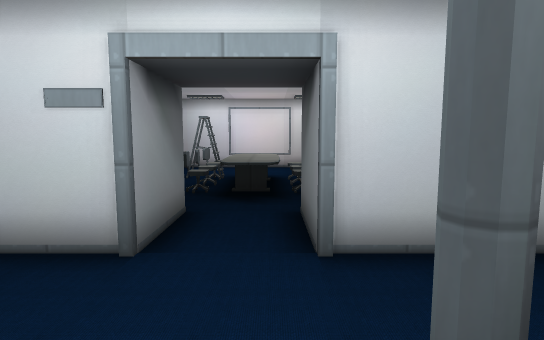
view 1 (above)

24 first-person views from a walk through a 3-D level made in the Godot game engine. The camera is 1.3 m above the floor, tilts 6° down and sees 80° across. The floor is counted in squares, 1 m on a side. Each view is taken from the middle of a square. On the plan, view 1 faces up. The plan holds only what a view shows up to about 14 squares ahead; the rest is blank. Some surface patterns are stand-ins.

view 2
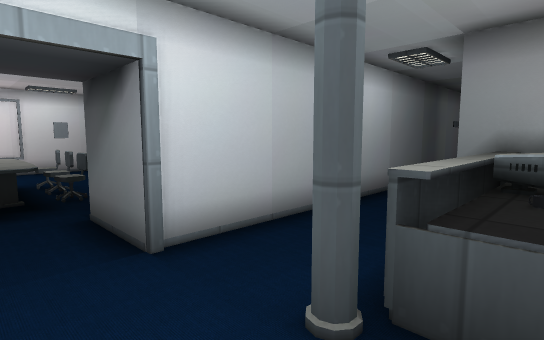

view 3
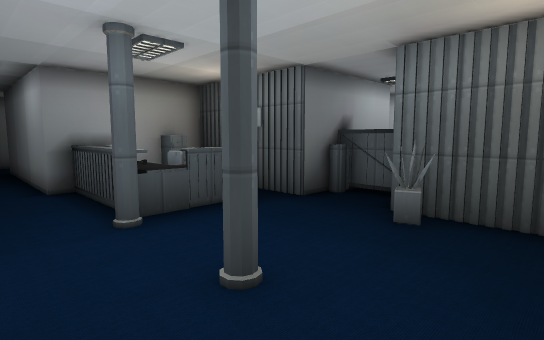

view 4
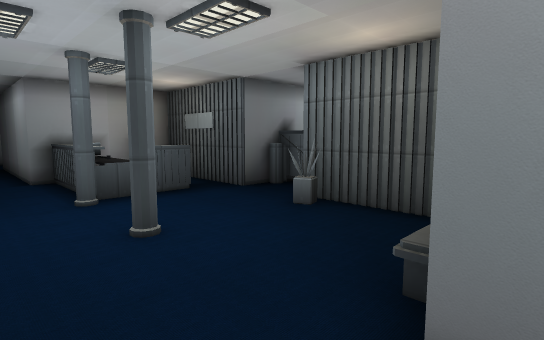

view 5
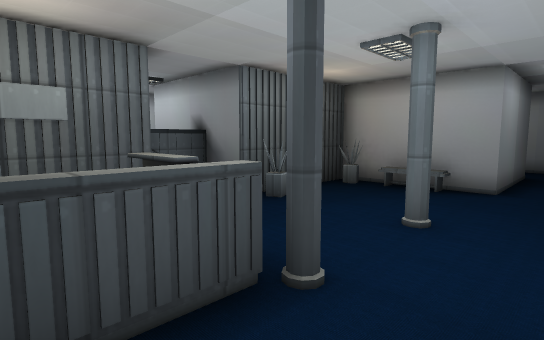

view 6
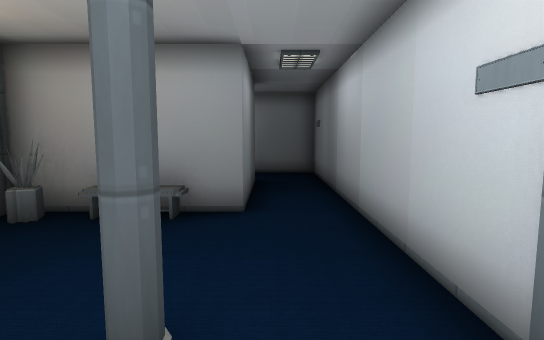

view 7
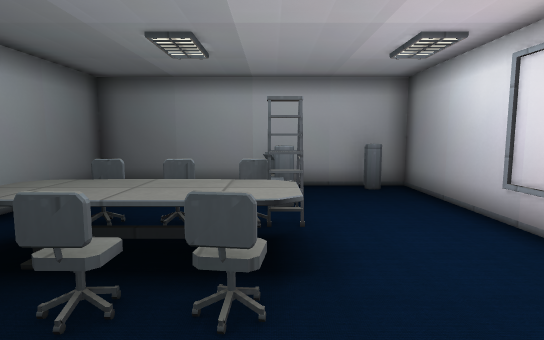

view 8
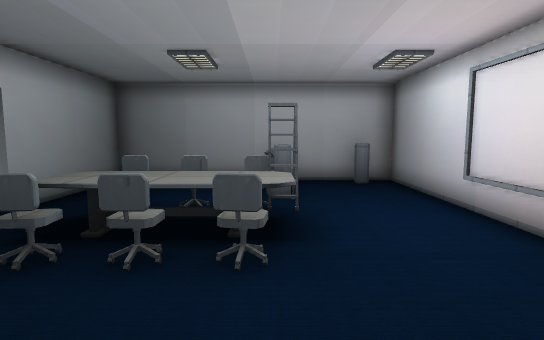

view 9
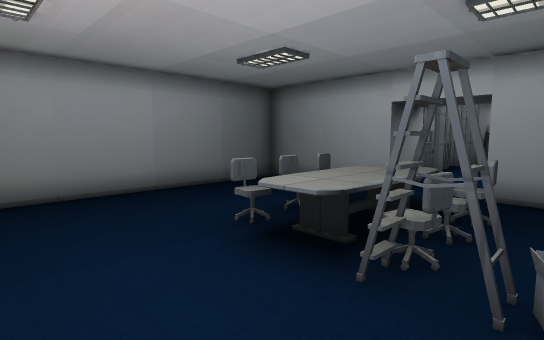

view 10
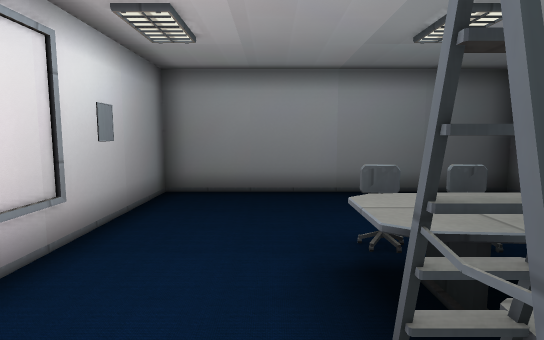

view 11
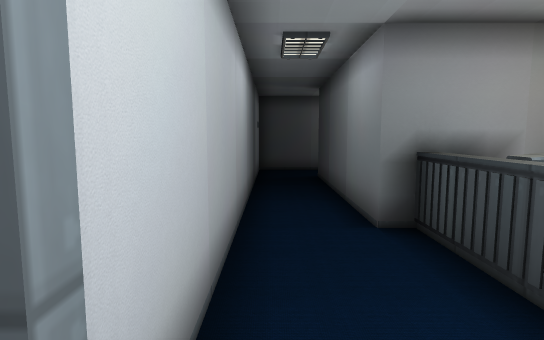

view 12
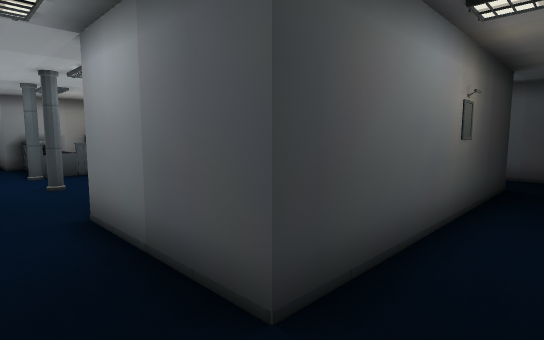

view 13
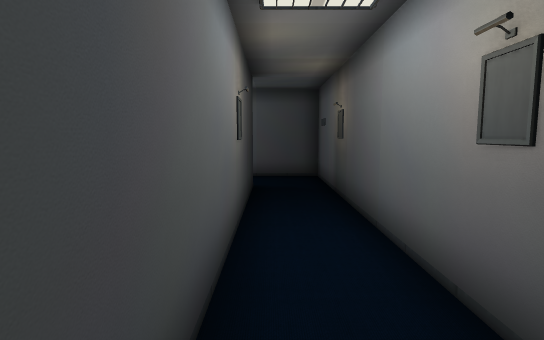

view 14
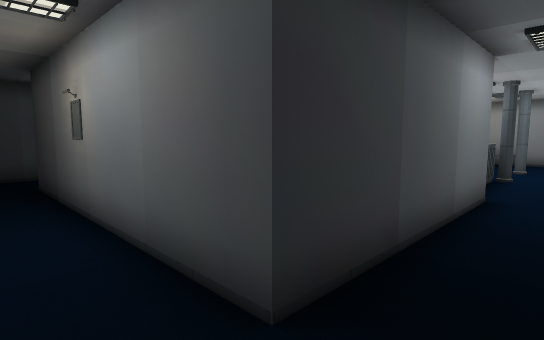

view 15
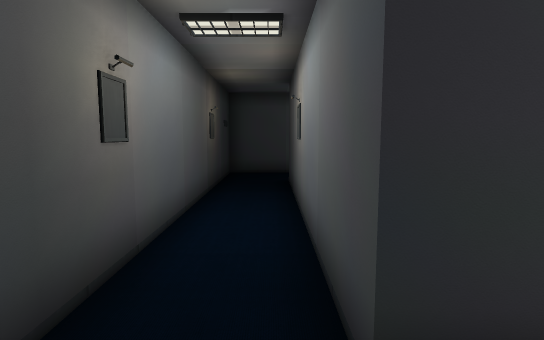

view 16
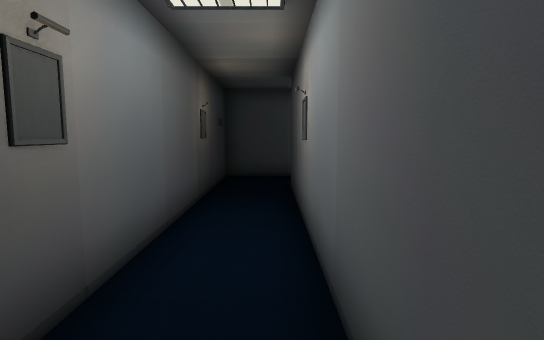

view 17
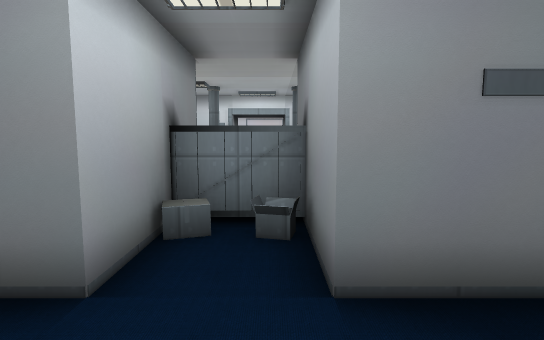

view 18
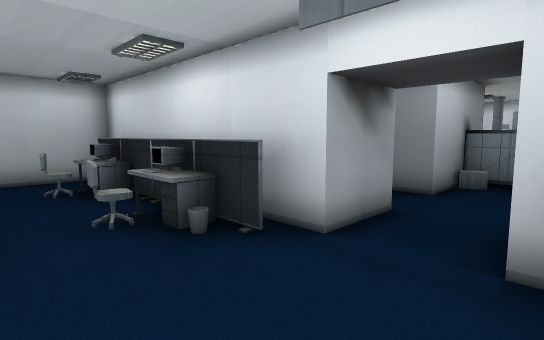

view 19
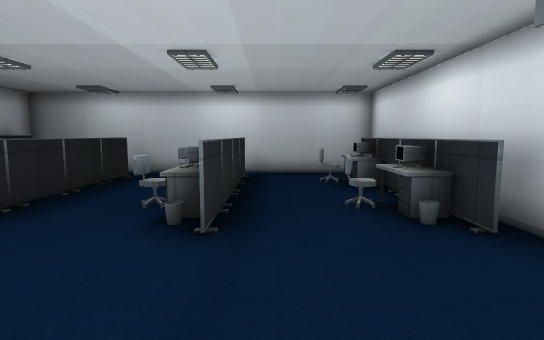

view 20
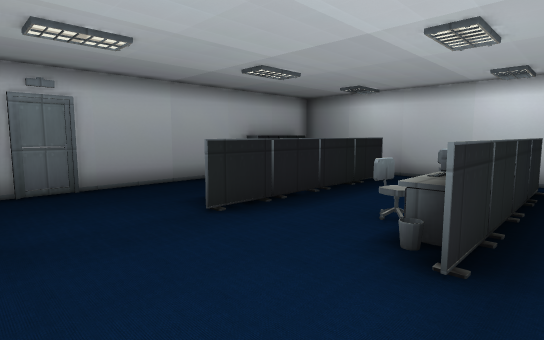

view 21
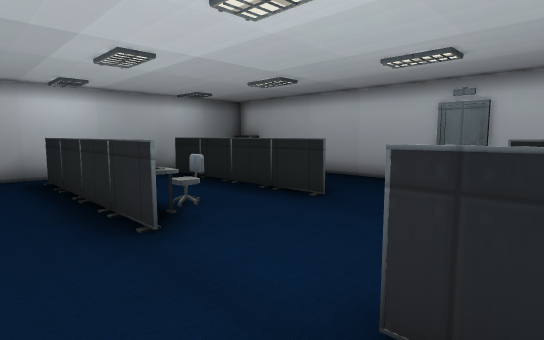

view 22
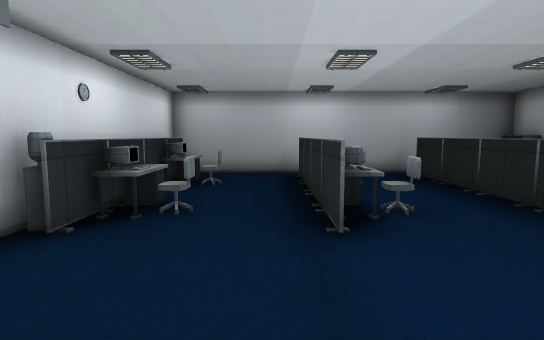

view 23
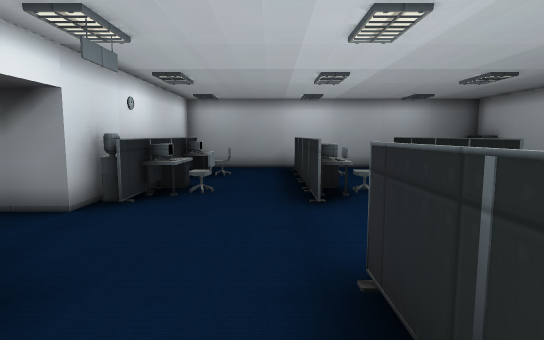

view 24
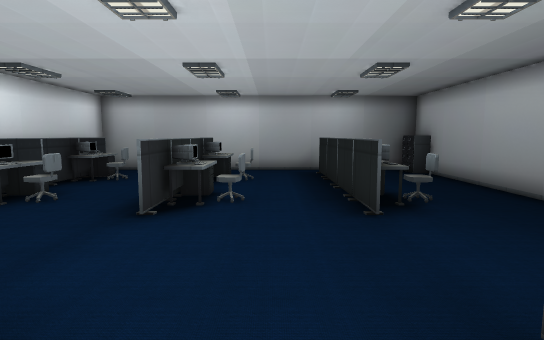

### Floor plan
Key: @ floor where view 1 was taken; # wall or solid block; x gap in a wall; . floor; = window, fence, low wall or low ledge; ^ raised ledge; O other object.
Columns run from 12 left of view 1 to 13 right of it. Each row starts with its distance up from view 1.
 14        ###########
 13       ##.........#
 12       #..........#
 11       #..........#
 10       #=..#^^=...#
  9       #  .#^^x...#
  8       #  ..^^=.. #
  7       #  .=^^..  #
  6       #   ...   .#
  5       #####..#####
  4 ###########..############
  3 #.   ..............    ..#
  2 # .  ..............    . #
  1 #  ####...#..^^^^######  #
  0 #  #  #O....@^^^ #    #  #
 -1 #  #  #O.....^.=^#    #  #
 -2 #  #  ##..#....  #    #  #
 -3 #  #   ####  #####    #  #
 -4 #  #      #^^#        #  #
 -5 #  #      #.##        #  #
 -6 #  #      #..##       #  #
 -7 #         .....          #
 -8 #         ...            #
 -9 ####      #..#        ####
-10   #########..#########
-11   #.^^^^^^#..#^^^^^^.#
-12   #..^..^^....^^.#^..#
-13   #..................#
-14   #..................#
-15   #.=^^=^^....^^=^^=.#
-16   #    .O.....=...^..#
-17   # = ...............#
-18   #..................#
-19   # =^^=^^....^^=^^= #
-20   #  =  =.....=...   #
-21   #     ..........   #
-22   # ^^  .........  .^#
-23   ####################

Where each view was taken, in squares from view 1:
view 1: 0 up, 0 right, facing up
view 2: 0 up, 1 left, facing up-right
view 3: 3 up, 4 left, facing down-right
view 4: 3 up, 6 left, facing down-right
view 5: 3 up, 3 right, facing down-left
view 6: 2 up, 0 right, facing left
view 7: 10 up, 3 right, facing left
view 8: 10 up, 4 right, facing left
view 9: 13 up, 3 left, facing down-right
view 10: 11 up, 3 left, facing right
view 11: 3 up, 0 right, facing right
view 12: 3 up, 11 left, facing down-right
view 13: 2 up, 10 left, facing down
view 14: 3 up, 12 right, facing down-left
view 15: 3 up, 11 right, facing down
view 16: 2 up, 11 right, facing down
view 17: 9 down, 0 right, facing up
view 18: 14 down, 1 right, facing up-left
view 19: 14 down, 2 right, facing left
view 20: 14 down, 1 right, facing down-left
view 21: 13 down, 3 left, facing down-right
view 22: 14 down, 3 left, facing right
view 23: 14 down, 5 left, facing right
view 24: 17 down, 4 left, facing right
